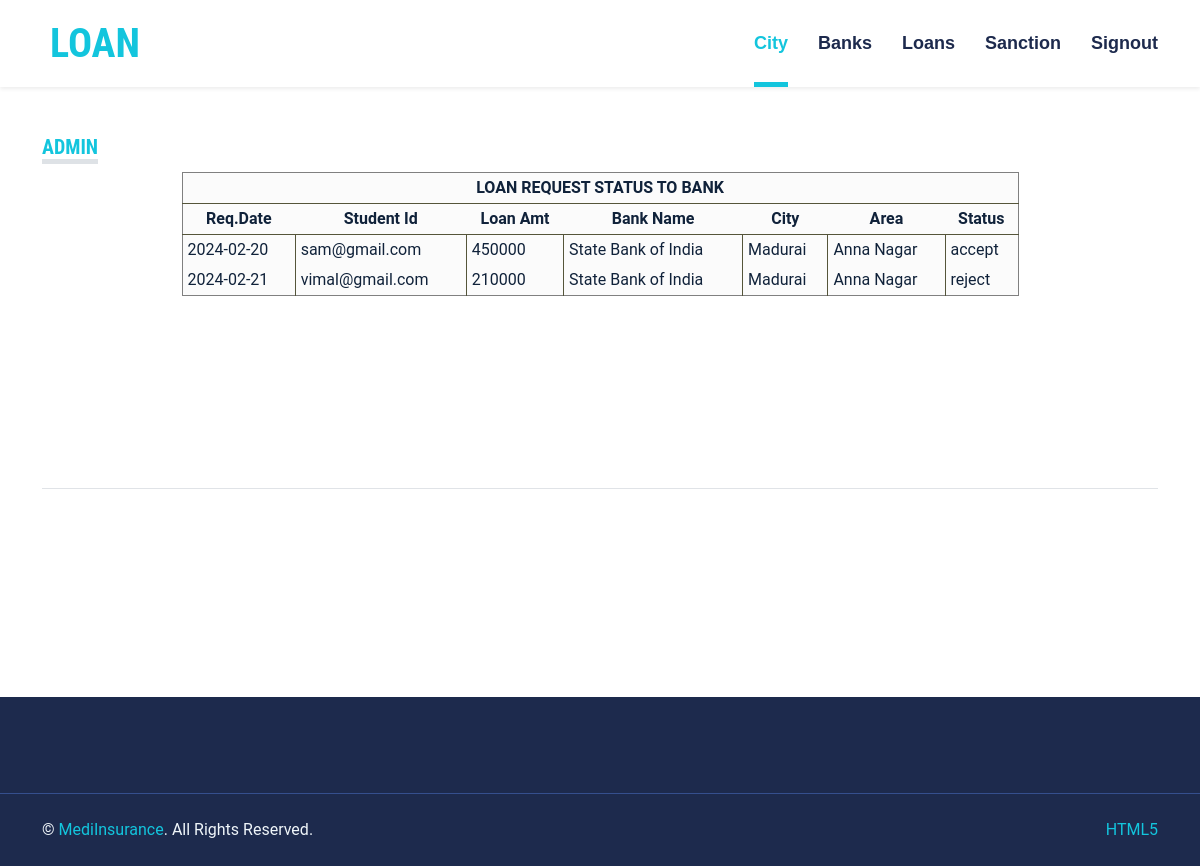
Page /avreqstatus.php (signed in) on the committed database.
### tables this page shows
CREATE TABLE IF NOT EXISTS `reqtobank` (
  `id` int(11) NOT NULL AUTO_INCREMENT,
  `dt` date NOT NULL,
  `lid` int(11) NOT NULL,
  `bankid` varchar(200) NOT NULL,
  `astatus` varchar(20) NOT NULL DEFAULT 'pending',
  PRIMARY KEY (`id`),
  UNIQUE KEY `id` (`id`)
);

CREATE TABLE IF NOT EXISTS `loanapply` (
  `id` int(11) NOT NULL AUTO_INCREMENT,
  `userid` varchar(200) NOT NULL,
  `loanamt` varchar(20) NOT NULL,
  `proof` varchar(500) NOT NULL,
  `bankid` varchar(20) NOT NULL,
  `lstatus` varchar(20) NOT NULL DEFAULT 'pending',
  PRIMARY KEY (`userid`),
  UNIQUE KEY `id` (`id`)
);

CREATE TABLE IF NOT EXISTS `bank` (
  `id` int(11) NOT NULL AUTO_INCREMENT,
  `bname` varchar(200) NOT NULL,
  `addr` varchar(300) NOT NULL,
  `cname` varchar(200) NOT NULL,
  `aname` varchar(200) NOT NULL,
  `mobile` varchar(20) NOT NULL,
  `userid` varchar(200) NOT NULL,
  `pwd` varchar(50) NOT NULL,
  `accept` varchar(20) NOT NULL DEFAULT 'pending',
  PRIMARY KEY (`bname`,`cname`,`aname`),
  UNIQUE KEY `id` (`id`),
  UNIQUE KEY `userid` (`userid`)
);

### avreqstatus.php (the view, shortened to what this page needs)
<?php
include './adminheader.php';
$rs = mysqli_query($link, "select r.id,r.dt,l.userid,l.loanamt,bname,b.cname,b.aname,r.astatus from reqtobank r,loanapply l,bank b where r.lid=l.id and r.bankid=b.userid") or die(mysqli_error($link));
echo "<div class='scrolldiv'><table class='report_tab' style='float:none;margin:auto;min-width:75%;'><thead><tr><th colspan='7'>LOAN REQUEST STATUS TO BANK";
echo "<tr><th>Req.Date<th>Student Id<th>Loan Amt<th>Bank Name<th>City<th>Area<th>Status</thead><tbody>";
    while($row = mysqli_fetch_row($rs)) {
        echo "<tr>";
        echo "<td>$row[1]<td>$row[2]<td>$row[3]<td>$row[4]<td>$row[5]<td>$row[6]<td>$row[7]";
    }
echo "</tbody></table></div><hr>";
include './footer.php';
?>

### css/style.css (style rules this page uses)
:root { --primary: #13C5DD; --secondary: #354F8E; --light: #EFF5F9; --dark: #1D2A4D; }
table.report_tab { border-spacing: 0; border: solid thin gray; margin: 10px; background-color: rgba(250,250,250,0.8); border-radius: 0.5em; color: #10223a; float:right; }
table.report_tab th, table.report_tab td { padding: 3px 5px; }
table.report_tab thead tr { border-bottom: solid thin #55553a; }
table.report_tab thead tr:last-child th { border-bottom: solid thin #55553a; }
table.report_tab tbody tr td, table.report_tab tbody tr th { border-right:solid thin #55553a; }
table.report_tab tbody tr td:last-child { border-right: none; }
table.report_tab thead tr th { text-align: center; }
div.scrolldiv { height:300px; overflow-y: scroll; }

### rows in the picture
reqtobank: dt "2024-02-20", loanapply.userid "sam@gmail.com", loanapply.loanamt "450000", bank.bname "State Bank of India", bank.cname "Madurai", bank.aname "Anna Nagar", astatus "accept"
reqtobank: dt "2024-02-21", loanapply.userid "vimal@gmail.com", loanapply.loanamt "210000", bank.bname "State Bank of India", bank.cname "Madurai", bank.aname "Anna Nagar", astatus "reject"
